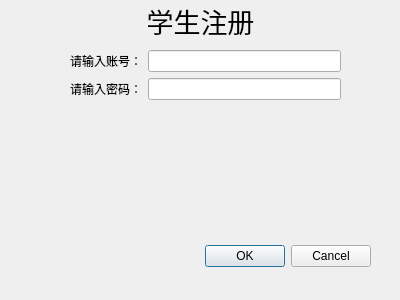
<?xml version="1.0" encoding="UTF-8"?>
<ui version="4.0">
 <class>StudentRegister</class>
 <widget class="QDialog" name="StudentRegister">
  <property name="geometry">
   <rect>
    <x>0</x>
    <y>0</y>
    <width>400</width>
    <height>300</height>
   </rect>
  </property>
  <property name="windowTitle">
   <string>Dialog</string>
  </property>
  <widget class="QDialogButtonBox" name="buttonBox">
   <property name="geometry">
    <rect>
     <x>30</x>
     <y>240</y>
     <width>341</width>
     <height>32</height>
    </rect>
   </property>
   <property name="orientation">
    <enum>Qt::Horizontal</enum>
   </property>
   <property name="standardButtons">
    <set>QDialogButtonBox::Cancel|QDialogButtonBox::Ok</set>
   </property>
  </widget>
  <widget class="QLabel" name="label">
   <property name="geometry">
    <rect>
     <x>0</x>
     <y>0</y>
     <width>401</width>
     <height>41</height>
    </rect>
   </property>
   <property name="font">
    <font>
     <pointsize>20</pointsize>
    </font>
   </property>
   <property name="text">
    <string>学生注册</string>
   </property>
   <property name="alignment">
    <set>Qt::AlignCenter</set>
   </property>
  </widget>
  <widget class="QWidget" name="formLayoutWidget">
   <property name="geometry">
    <rect>
     <x>70</x>
     <y>50</y>
     <width>271</width>
     <height>161</height>
    </rect>
   </property>
   <layout class="QFormLayout" name="formLayout">
    <item row="0" column="0">
     <widget class="QLabel" name="label_2">
      <property name="text">
       <string>请输入账号：</string>
      </property>
     </widget>
    </item>
    <item row="0" column="1">
     <widget class="QLineEdit" name="lineEdit">
      <property name="inputMask">
       <string/>
      </property>
      <property name="text">
       <string/>
      </property>
     </widget>
    </item>
    <item row="1" column="0">
     <widget class="QLabel" name="label_3">
      <property name="text">
       <string>请输入密码：</string>
      </property>
     </widget>
    </item>
    <item row="1" column="1">
     <widget class="QLineEdit" name="lineEdit_2">
      <property name="echoMode">
       <enum>QLineEdit::Password</enum>
      </property>
     </widget>
    </item>
   </layout>
  </widget>
 </widget>
 <resources/>
 <connections>
  <connection>
   <sender>buttonBox</sender>
   <signal>accepted()</signal>
   <receiver>StudentRegister</receiver>
   <slot>accept()</slot>
   <hints>
    <hint type="sourcelabel">
     <x>248</x>
     <y>254</y>
    </hint>
    <hint type="destinationlabel">
     <x>157</x>
     <y>274</y>
    </hint>
   </hints>
  </connection>
  <connection>
   <sender>buttonBox</sender>
   <signal>rejected()</signal>
   <receiver>StudentRegister</receiver>
   <slot>reject()</slot>
   <hints>
    <hint type="sourcelabel">
     <x>316</x>
     <y>260</y>
    </hint>
    <hint type="destinationlabel">
     <x>286</x>
     <y>274</y>
    </hint>
   </hints>
  </connection>
 </connections>
</ui>
